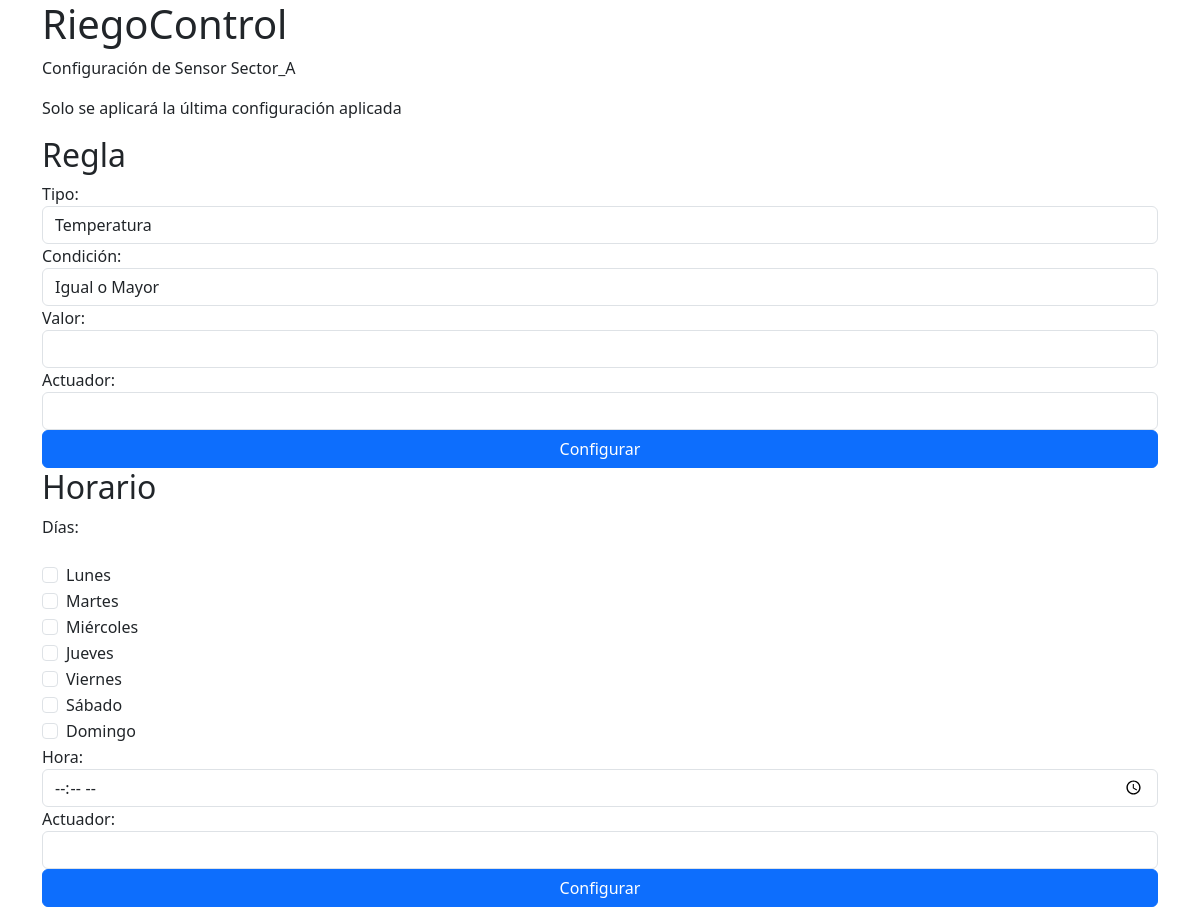
Page /config/2/ on the earlier database version.
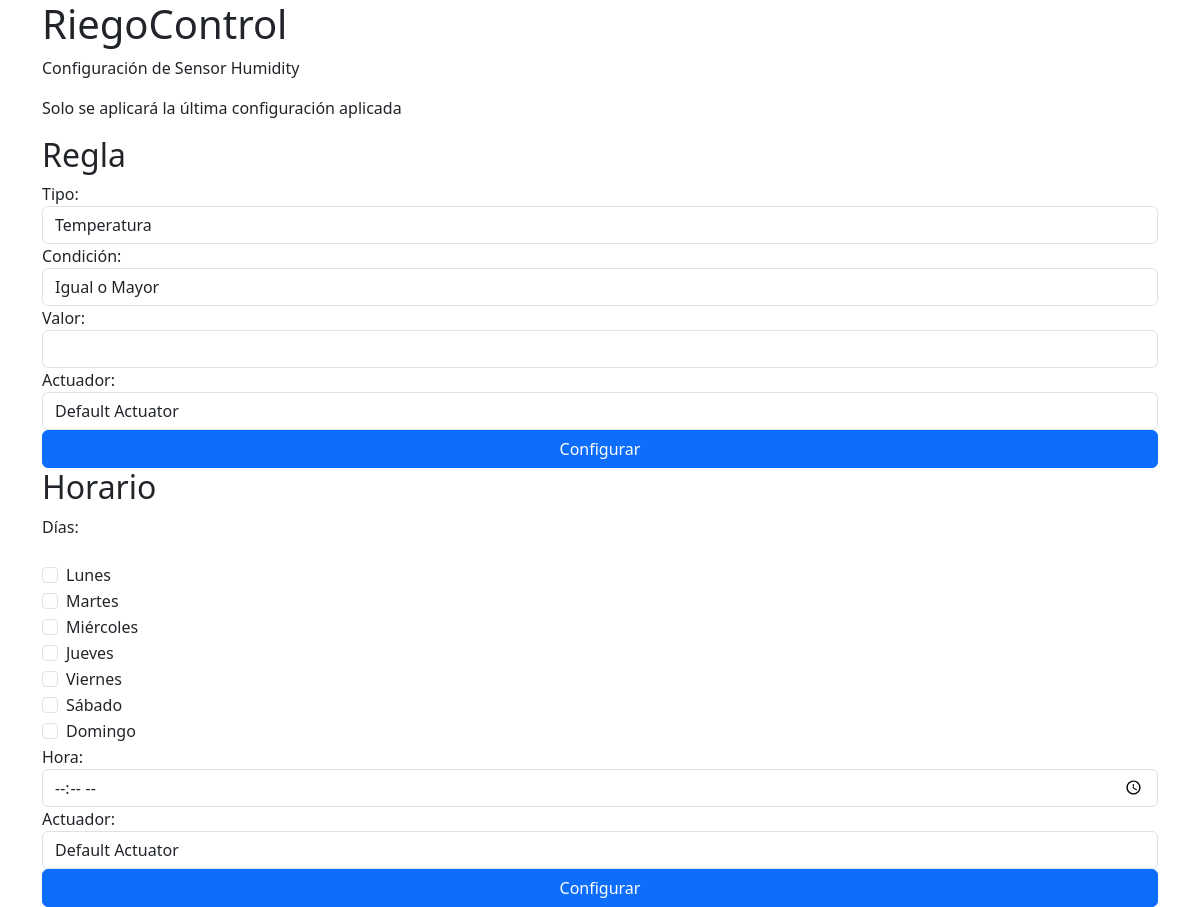
Same page on the later database version.
### sensors/models.py (models this page shows, shortened)
class Sensor(models.Model):
    name = models.CharField(max_length = 255, unique = True)
    types = models.CharField(max_length = 255)
    change_pendig = models.BooleanField(default = False)

### sensors/views.py (the view)
# urls.py: path('config/<int:sensor_id>/', views.sensors_conf, name='config'),
def sensors_conf(request, sensor_id):
    sensor = Sensor.objects.get(id=sensor_id)
    actuators = Actuator.objects.all()
    context = {
        'sensor': sensor,
        "actuators": actuators
    }
    template = loader.get_template("sensor_config.html")
    print(f'{sensor.name}')
    return HttpResponse(template.render(context, request))

### templates/sensor_config.html (shortened to what the changed rows need)
<!DOCTYPE html>
<html lang="en">
<head>
    {% load bootstrap5 %}
    {% bootstrap_css %}
</head>
<body>
    <div class="container">
        <h1>RiegoControl</h1>
        <p>Configuración de Sensor {{ sensor.name }}</p>
        <p>Solo se aplicará la última configuración aplicada</p>
        <h2>Regla</h2>
        <form method="POST" action="{% url 'config/rule' sensor_id=sensor.id %}">
            <div class="form-group d-grid">
                <label for="tipo">Tipo:</label>
                <select id="tipo" name="tipo" class="form-control">
                    <option value="0">Temperatura</option>
                </select>
                <label for="condicion">Condición:</label>
                <select id="condicion" name="condicion" class="form-control">
                    <option value="0">Igual o Mayor</option>
                </select>
                <label for="valor">Valor:</label>
                <input type="text" id="valor" name="valor" class="form-control" required>
                <label for="actuator">Actuador:</label>
                <select id="actuator" name="actuator" class="form-control">
                    {% for actuator in actuators %}
                        <option value="{{ actuator.id }}">{{ actuator.name }}</option>
                    {% endfor %}
                </select>
                <button type="submit" class="btn btn-primary btn-block">Configurar</button>
            </div>
        </form>
        <h2>Horario</h2>
        <form method="POST" action="{% url 'config/schedule' sensor_id=sensor.id %}">
            <div class="form-group d-grid">
                <label for="dias">Días:</label><br>
                <div class="form-group">
                    <label for="actuator">Actuador:</label>
                    <select id="actuator" name="actuator" class="form-control">
                        {% for actuator in actuators %}
                            <option value="{{ actuator.id }}">{{ actuator.name }}</option>
                        {% endfor %}
                    </select>
                </div>
            </div>
        </form>
    </div>
</body>
</html>

Differences in the rows shown:
changed Sensor: name "Sector_A" → "Humidity"
Other differences:
form field actuator: (not shown) → "Default Actuator"
